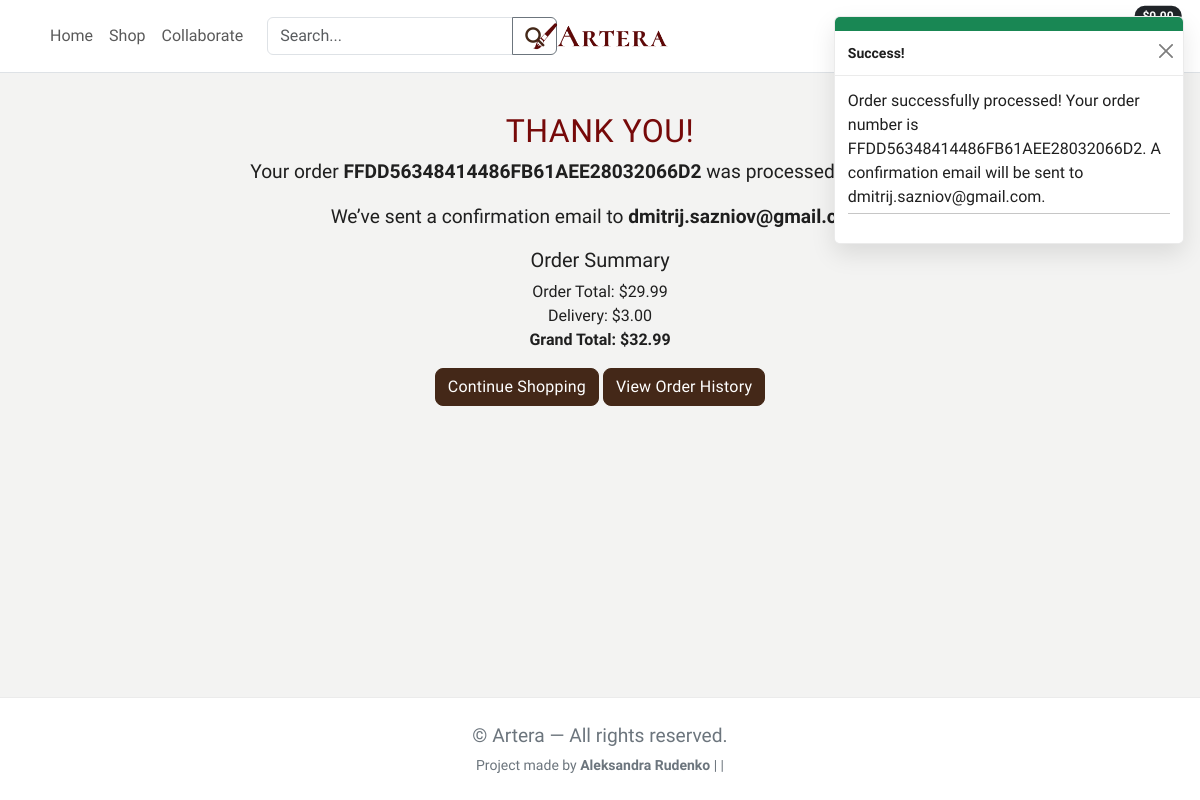
The app's page /checkout/success/FFDD56348414486FB61AEE28032066D2/ with its own data.
### checkout/models.py (models this page shows, shortened)
class Order(models.Model):
    order_number = models.CharField(max_length=32, null=False, editable=False)
    full_name = models.CharField(max_length=50,  null=False, blank=False)
    email = models.EmailField(max_length=254, null=False, blank=False)
    phone_number = models.CharField(max_length=20,  null=False, blank=False)
    country = CountryField(blank_label='Select country')
    postcode = models.CharField(max_length=20,  null=True,  blank=True)
    town_or_city = models.CharField(max_length=40,  null=False, blank=False)
    street_address1 = models.CharField(max_length=80, null=False, blank=False)
    street_address2 = models.CharField(max_length=80, null=True,  blank=True)
    county = models.CharField(max_length=80,  null=True,  blank=True)
    date = models.DateTimeField(auto_now_add=True)
    delivery_cost = models.DecimalField(max_digits=6,  decimal_places=2, null=False, default=0)
    order_total = models.DecimalField(max_digits=10, decimal_places=2, null=False, default=0)
    grand_total = models.DecimalField(max_digits=10, decimal_places=2, null=False, default=0)

### checkout/views.py (the view)
# urls.py: path('success/<order_number>/', views.checkout_success, name='checkout_success'),
def checkout_success(request, order_number):
    save_info = request.session.get('save_info')
    order = get_object_or_404(Order, order_number=order_number)
    messages.success(request, f'Order successfully processed! \
        Your order number is {order_number}. A confirmation \
        email will be sent to {order.email}.')
    if 'bag' in request.session:
        del request.session['bag']
    template = 'checkout/checkout_success.html'
    context = {
        'order': order,
    }
    return render(request, template, context)

### bag/contexts.py (called while the page is built, shortened)
def bag_contents(request):
    bag_items = []
    total = 0
    product_count = 0
    bag = request.session.get('bag', {})
    if total < getattr(settings, 'FREE_DELIVERY_THRESHOLD', 0):
        delivery = total * Decimal(getattr(settings, 'STANDARD_DELIVERY_PERCENTAGE', 0) / 100)
        free_delivery_delta = getattr(settings, 'FREE_DELIVERY_THRESHOLD', 0) - total
    else:
        delivery = 0
        free_delivery_delta = 0
    grand_total = delivery + total
    context = {
        'bag_items': bag_items,
        'total': total,
        'product_count': product_count,
        'delivery': delivery,
        'free_delivery_delta': free_delivery_delta,
        'free_delivery_threshold': getattr(settings, 'FREE_DELIVERY_THRESHOLD', 0),
        'grand_total': grand_total,
    }
    return context

### checkout/templates/checkout/checkout_success.html
{% extends "base.html" %}
{% block content %}
<div class="container my-5">
    <div class="row d-flex justify-content-center text-center">
        <div class="col-12">
            <h2>Thank you!</h2>
            <p>Your order <strong>{{ order.order_number }}</strong> was processed successfully.</p>
            <p>We’ve sent a confirmation email to <strong>{{ order.email }}</strong>.</p>
        </div>
        <div class="col-12">
            <h5>Order Summary</h5>
            <ul class="list-unstyled">
                <li>Order Total: ${{ order.order_total|floatformat:2 }}</li>
                <li>Delivery: ${{ order.delivery_cost|floatformat:2 }}</li>
                <li><strong>Grand Total: ${{ order.grand_total|floatformat:2 }}</strong></li>
            </ul>
            <a href="{% url 'all_artworks' %}" class="btn btn-dark">Continue Shopping</a>
            <a href="{% url 'library' %}" class="btn btn-dark">View Order History</a>
        </div>
    </div>
</div>
{% endblock %}

### static/css/base.css (style rules this page uses)
:root { --primary-font: "Cardo", serif; --primary-color: #442818; --secondary-color: #760909; --accent-1: #C2D2C2; --accent-1-dark: #2D4739; --bg-color: #F3F3F2; --surface: #FFFFFF; --ink: #1f1f1f; --muted: #6c757d; --border: rgba(0, 0, 0, .08); --shadow-sm: 0 6px 18px rgba(0, 0, 0, .08); --shadow-md: 0 10px 24px rgba(0, 0, 0, .1); --radius: 12px; }
body { font-family: var(--primary-font); background: var(--bg-color); color: var(--ink); display: flex; flex-direction: column; min-height: 100vh; }
h1, h2 { font-family: var(--primary-font); color: var(--secondary-color); letter-spacing: 0.5px; text-transform: uppercase; }
p { font-size: 1.2rem; }
.btn-dark { background: var(--primary-color); border-color: var(--primary-color); color: #fff; border-radius: 8px; letter-spacing: 0.2px; }
a { color: var(--primary-color); text-decoration: none; }

### records on screen
Order: order_number "FFDD56348414486FB61AEE28032066D2", email "dmitrij.sazniov@gmail.com", order_total "29.99", delivery_cost "3.00", grand_total "32.99"

### other values on screen
{{ message }} "Order successfully processed! Your order number is FFDD56348414486FB61AEE28032066D2. A confirmation email will be sent to dmitrij.sazniov@gmail.com."
